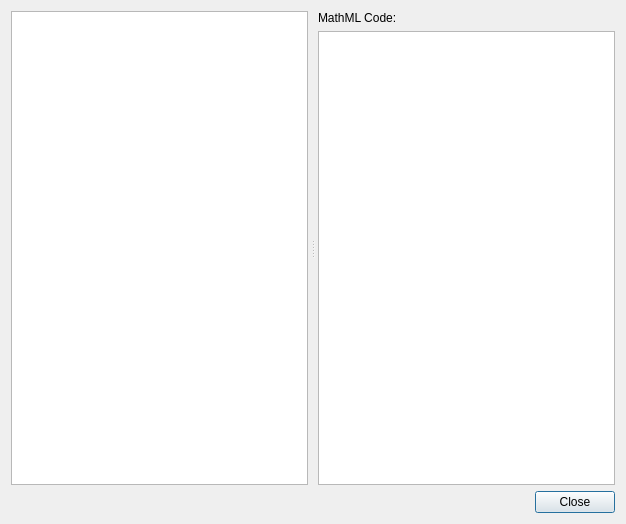
<?xml version="1.0" encoding="UTF-8"?>
<ui version="4.0">
 <class>MathMLCodesDialog</class>
 <widget class="QDialog" name="MathMLCodesDialog">
  <property name="geometry">
   <rect>
    <x>0</x>
    <y>0</y>
    <width>626</width>
    <height>524</height>
   </rect>
  </property>
  <property name="windowTitle">
   <string>MathML Codes</string>
  </property>
  <property name="windowIcon">
   <iconset resource="../../resource.qrc">
    <normaloff>:/icons/icons/CAR_Logo.ico</normaloff>:/icons/icons/CAR_Logo.ico</iconset>
  </property>
  <layout class="QVBoxLayout" name="verticalLayout_2" stretch="1,0">
   <item>
    <widget class="QSplitter" name="splitter">
     <property name="orientation">
      <enum>Qt::Horizontal</enum>
     </property>
     <property name="handleWidth">
      <number>10</number>
     </property>
     <widget class="QListWidget" name="mathmlCodesList"/>
     <widget class="QWidget" name="layoutWidget">
      <layout class="QVBoxLayout" name="verticalLayout">
       <item>
        <widget class="QLabel" name="label">
         <property name="text">
          <string>MathML Code:</string>
         </property>
        </widget>
       </item>
       <item>
        <widget class="QTextEdit" name="mathmlOutput">
         <property name="readOnly">
          <bool>true</bool>
         </property>
        </widget>
       </item>
      </layout>
     </widget>
    </widget>
   </item>
   <item>
    <layout class="QHBoxLayout" name="horizontalLayout">
     <item>
      <spacer name="horizontalSpacer">
       <property name="orientation">
        <enum>Qt::Horizontal</enum>
       </property>
       <property name="sizeHint" stdset="0">
        <size>
         <width>40</width>
         <height>20</height>
        </size>
       </property>
      </spacer>
     </item>
     <item>
      <widget class="QPushButton" name="closeButton">
       <property name="text">
        <string>Close</string>
       </property>
      </widget>
     </item>
    </layout>
   </item>
  </layout>
 </widget>
 <resources>
  <include location="../../resource.qrc"/>
 </resources>
 <connections/>
</ui>
